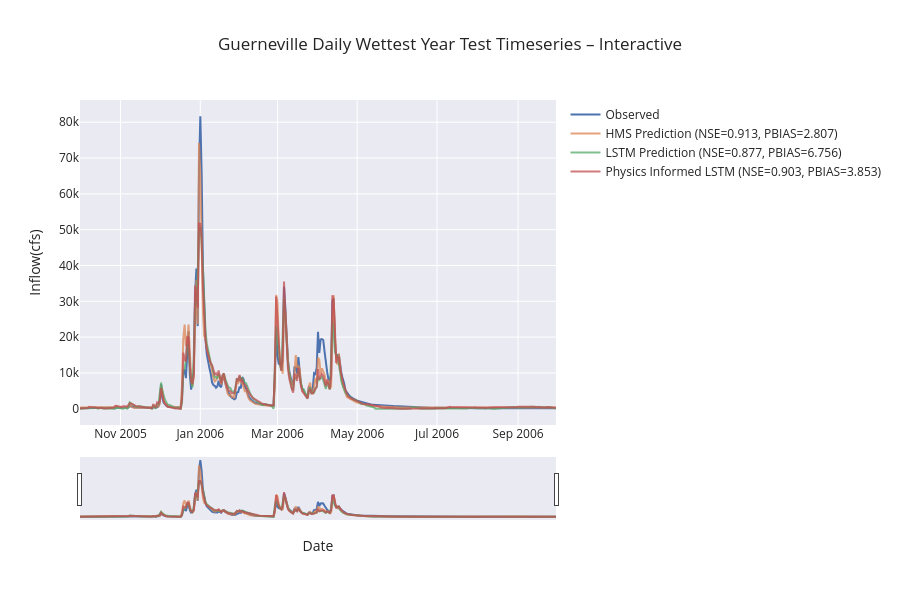

Notebook cell for this chart:
### Code cell
if not skip_best_model_test:
    plot_timeseries_comparison(source=(no_physics_test_csv, physics_test_csv, path_to_physics_data), title="Guerneville Daily Wettest Year Test Timeseries – Interactive", backend="plotly", metrics=metric_list, start_date=wettest_start_test, end_date=wettest_end_test, metrics_out="guerneville_daily_test_wet_metrics.csv", ts_out="guerneville_daily_test_wet_combined_ts.csv", legend_font=12, axis_font=22)
else:
    plot_timeseries_comparison(source=combined_df, title="Guerneville Daily Wettest Year Test Timeseries – Interactive", backend="plotly", metrics=metric_list, start_date=wettest_start_test, end_date=wettest_end_test, metrics_out="guerneville_daily_test_wet_metrics.csv", ts_out="guerneville_daily_test_wet_combined_ts.csv", legend_font=12, axis_font=22)

### Figure 1 — Plotly figure (JSON) as saved in the notebook; plotly's stock layout.template omitted (floating-point values rounded to 4 significant figures; data arrays with more than 128 entries replaced by an {"elided": "..."} marker saying what was removed)
{"data": [{"line": {"width": 2}, "mode": "lines", "name": "Observed", "x": {"elided": "365 str values"}, "y": {"elided": "365 float values"}, "type": "scatter"}, {"line": {"width": 2}, "mode": "lines", "name": "HMS Prediction (NSE=0.913, PBIAS=2.807)", "opacity": 0.75, "x": {"elided": "365 str values"}, "y": {"elided": "365 float values"}, "type": "scatter"}, {"line": {"width": 2}, "mode": "lines", "name": "LSTM Prediction (NSE=0.877, PBIAS=6.756)", "opacity": 0.75, "x": {"elided": "365 str values"}, "y": {"elided": "365 float values"}, "type": "scatter"}, {"line": {"width": 2}, "mode": "lines", "name": "Physics Informed LSTM (NSE=0.903, PBIAS=3.853)", "opacity": 0.75, "x": {"elided": "365 str values"}, "y": {"elided": "365 float values"}, "type": "scatter"}], "layout": {"legend": {"font": {"size": 12}, "x": 1.02, "y": 1, "xanchor": "left", "yanchor": "top", "bgcolor": "rgba(0,0,0,0)"}, "xaxis": {"rangeslider": {"visible": true}, "title": {"text": "Date"}, "type": "date"}, "margin": {"r": 300}, "title": {"text": "Guerneville Daily Wettest Year Test Timeseries – Interactive"}, "height": 600, "yaxis": {"title": {"text": "Inflow(cfs)"}}, "hovermode": "x unified"}}
